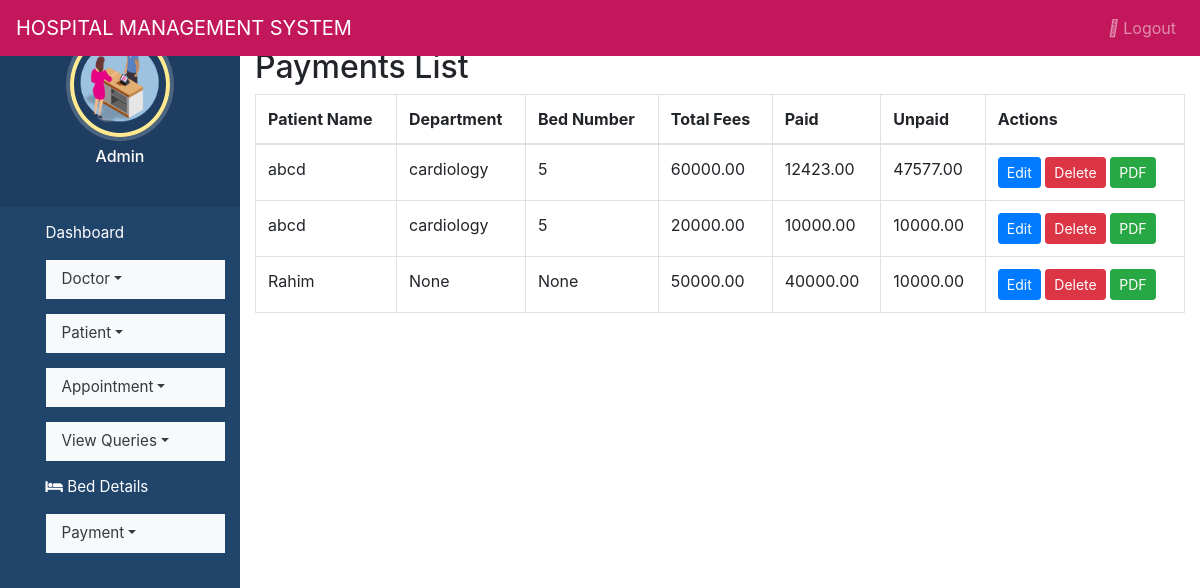
The app's page /view_payments/, older data.
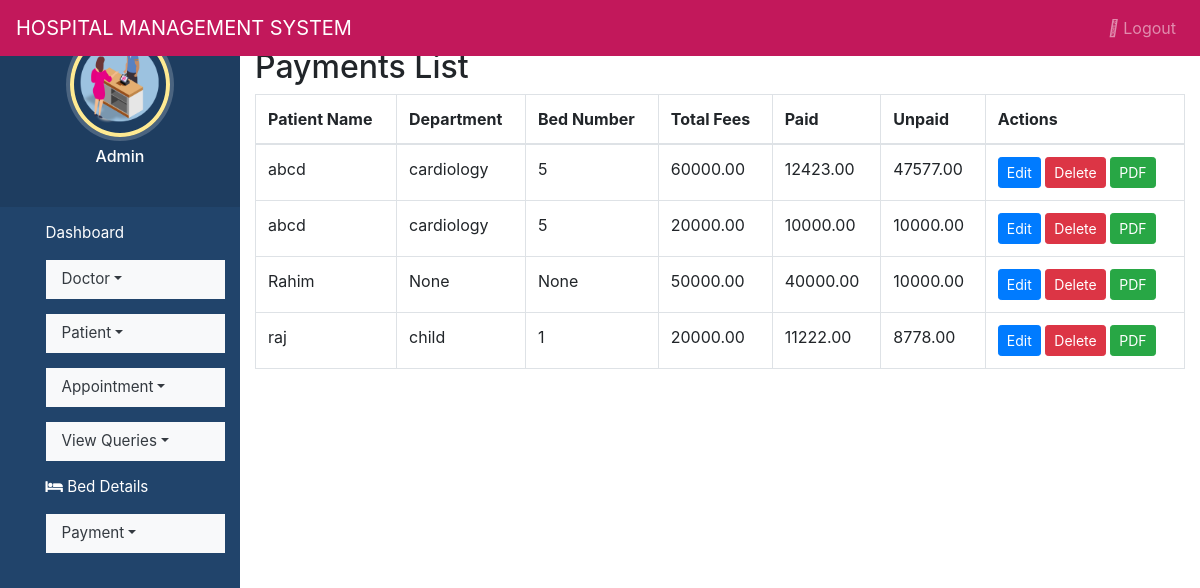
The same page, newer data.
### hospitals/models.py (models this page shows, shortened)
class Payment(models.Model):
    patient = models.ForeignKey(Patient, on_delete=models.CASCADE)
    total_fees = models.DecimalField(max_digits=10, decimal_places=2)
    paid = models.DecimalField(max_digits=10, decimal_places=2)
    unpaid = models.DecimalField(max_digits=10, decimal_places=2)
    date = models.DateField(auto_now_add=True)

class Patient(models.Model):
    name = models.CharField(max_length=50)
    gender = models.CharField(max_length=10)
    mobile = models.IntegerField(null=True)
    address = models.CharField(max_length=50)
    department = models.CharField(null=True, blank=True)
    bed_number = models.CharField(null=True, blank=True)

### hospitals/views.py (the view)
# urls.py: path('view_payments/', view_payments, name='view_payments'),
def view_payments(request):
    payments = Payment.objects.select_related('patient').all()
    return render(request, 'view_payments.html', {'payments': payments})

### hospitals/templates/view_payments.html
{% extends 'admin_nav.html' %}
{% block content %}
<div class="container mt-5">
  <h2>Payments List</h2>
  <table class="table table-bordered">
    <thead>
      <tr>
        <th>Patient Name</th>
        <th>Department</th>
        <th>Bed Number</th>
        <th>Total Fees</th>
        <th>Paid</th>
        <th>Unpaid</th>
        <th>Actions</th>
      </tr>
    </thead>
    <tbody>
      {% for payment in payments %}
      <tr>
        <td>{{ payment.patient.name }}</td>
        <td>{{ payment.patient.department }}</td>
        <td>{{ payment.patient.bed_number }}</td>
        <td>{{ payment.total_fees }}</td>
        <td>{{ payment.paid }}</td>
        <td>{{ payment.unpaid }}</td>
        <td>
          <a href="{% url 'edit_payment' payment.id %}" class="btn btn-sm btn-primary">Edit</a>
          <a href="{% url 'delete_payment' payment.id %}" class="btn btn-sm btn-danger" onclick="return confirm('Are you sure to delete this payment?');">Delete</a>
          <a href="{% url 'download_receipt' payment.id %}" class="btn btn-sm btn-success">PDF</a>
        </td>
      </tr>
      {% empty %}
      <tr>
        <td colspan="7" class="text-center">No payments found.</td>
      </tr>
      {% endfor %}
    </tbody>
  </table>
</div>
{% endblock %}

Row changes from the older to the newer data that the page shows:
added Payment: patient.name "raj", patient.department "child", patient.bed_number "1", total_fees "20000.00", paid "11222.00", unpaid "8778.00"
